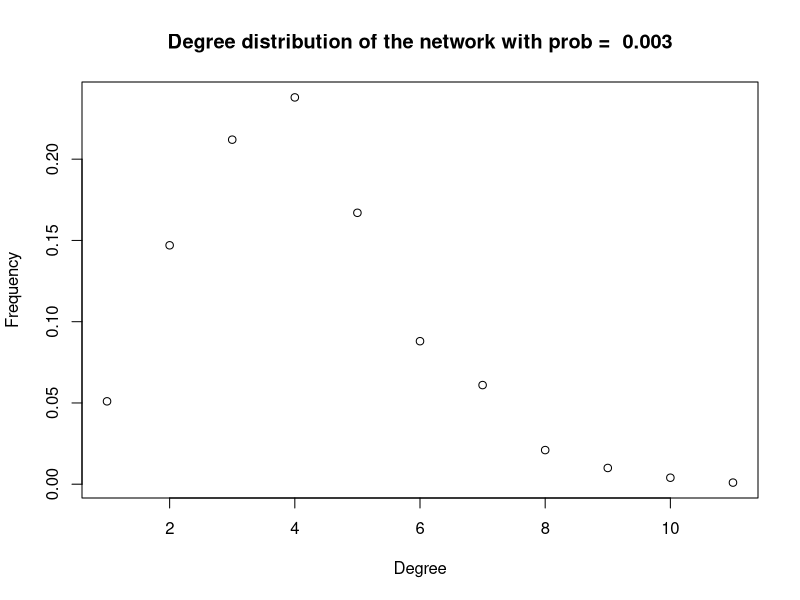
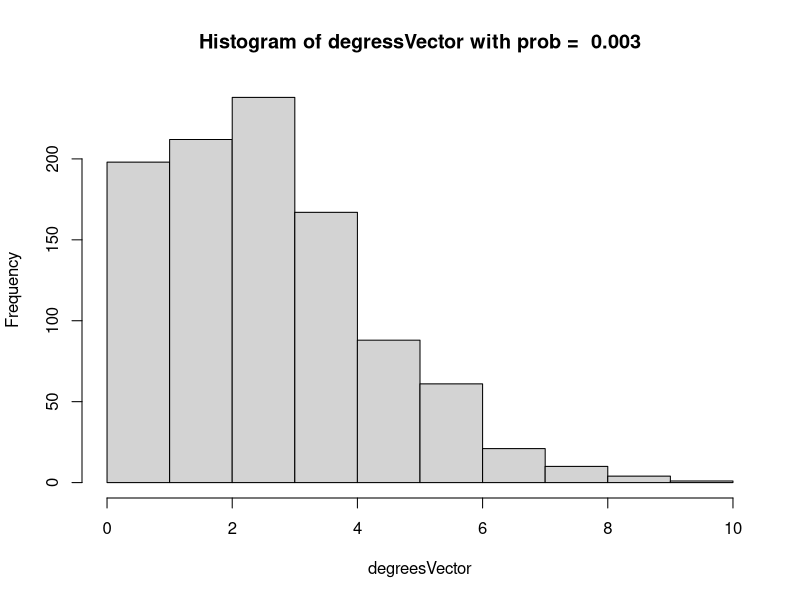
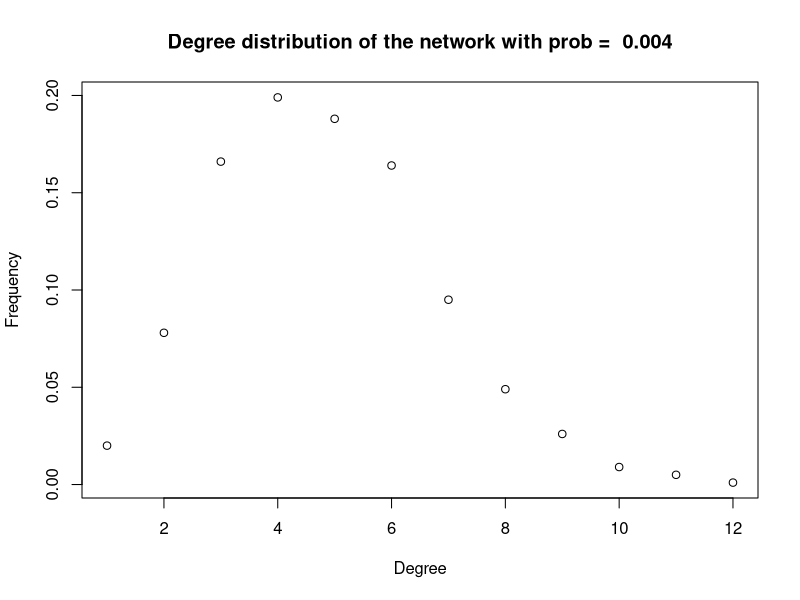
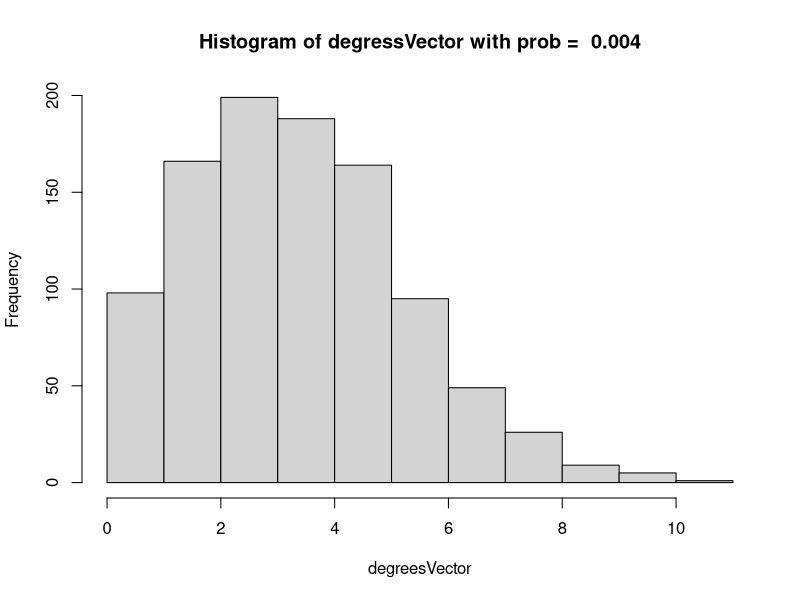
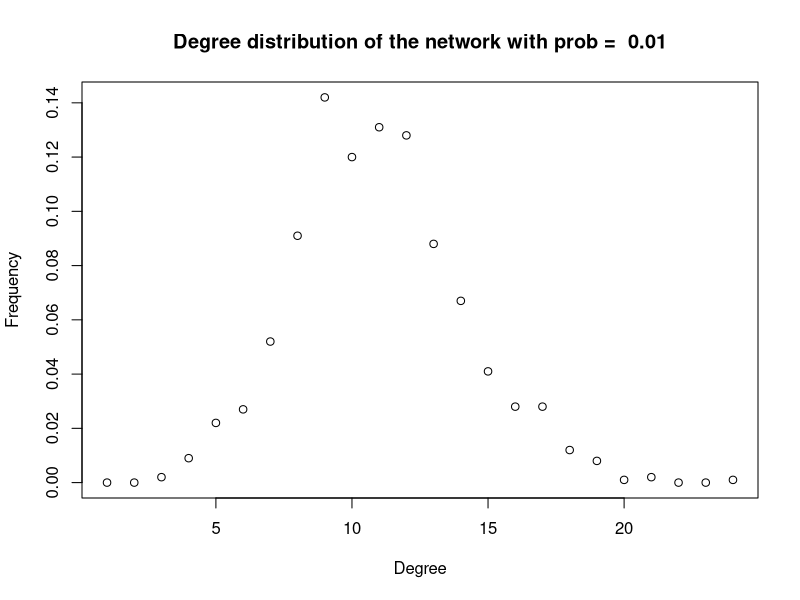
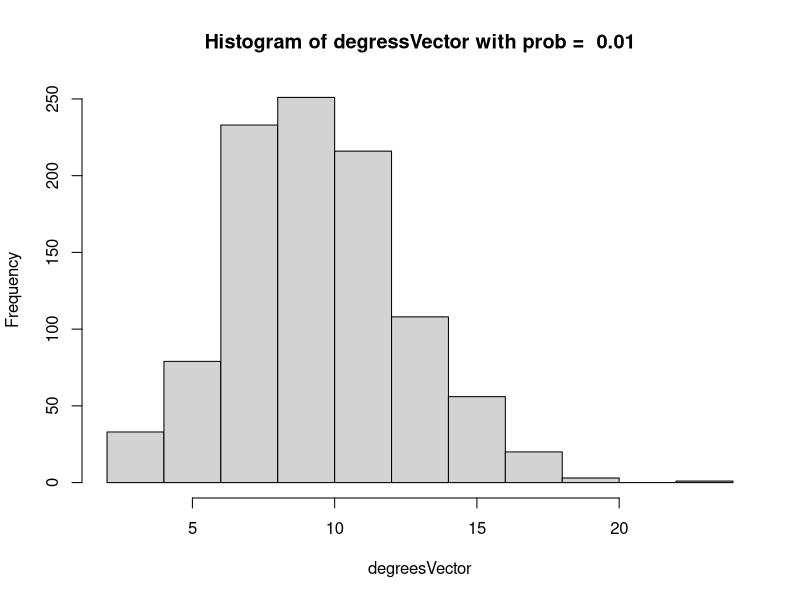
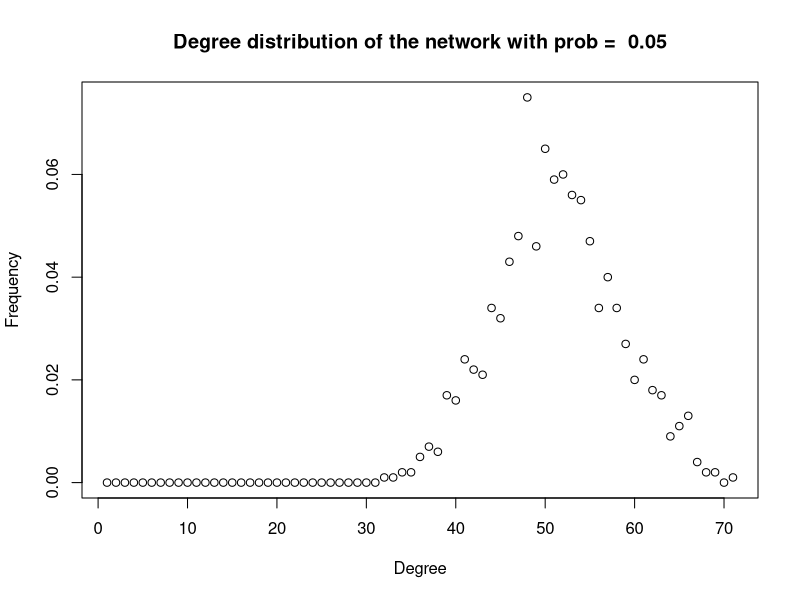
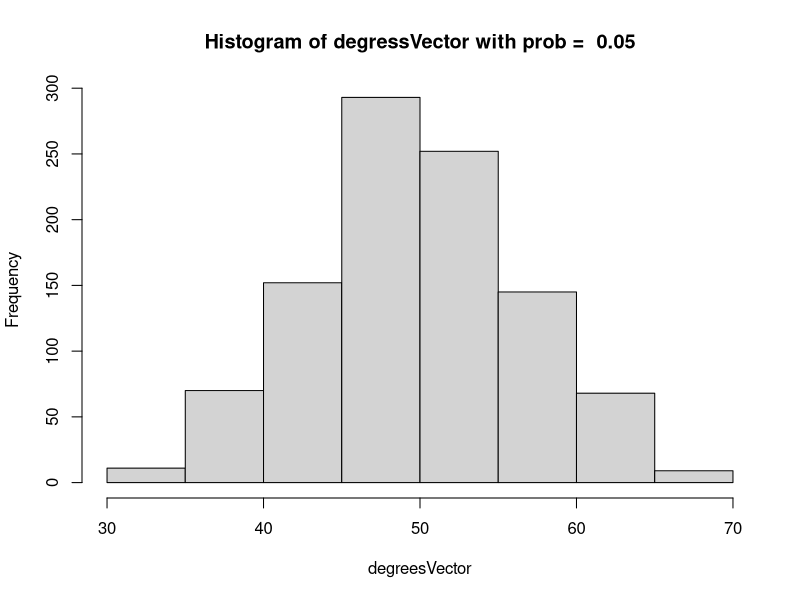

Here is the R script that generated these plots, in order:
library(igraph)
prob <- c(0.003, 0.004, 0.01, 0.05, 0.1)

for (val in prob) {
  g = erdos.renyi.game(1000, val, directed=F)
  print(length(V(g)))
  print (paste("Mean degree with prob = ", val, "is", mean(degree(g))))
  print (paste("Variance of degree with prob = ", val, "is", var(degree(g))))
  plot(degree.distribution(g),main=paste("Degree distribution of the network with prob = ", val),xlab="Degree",ylab="Frequency")
  degreesVector <- degree(g)
  hist(degreesVector, main = paste("Histogram of degressVector with prob = ", val))
  
  print("====================================================")
}

